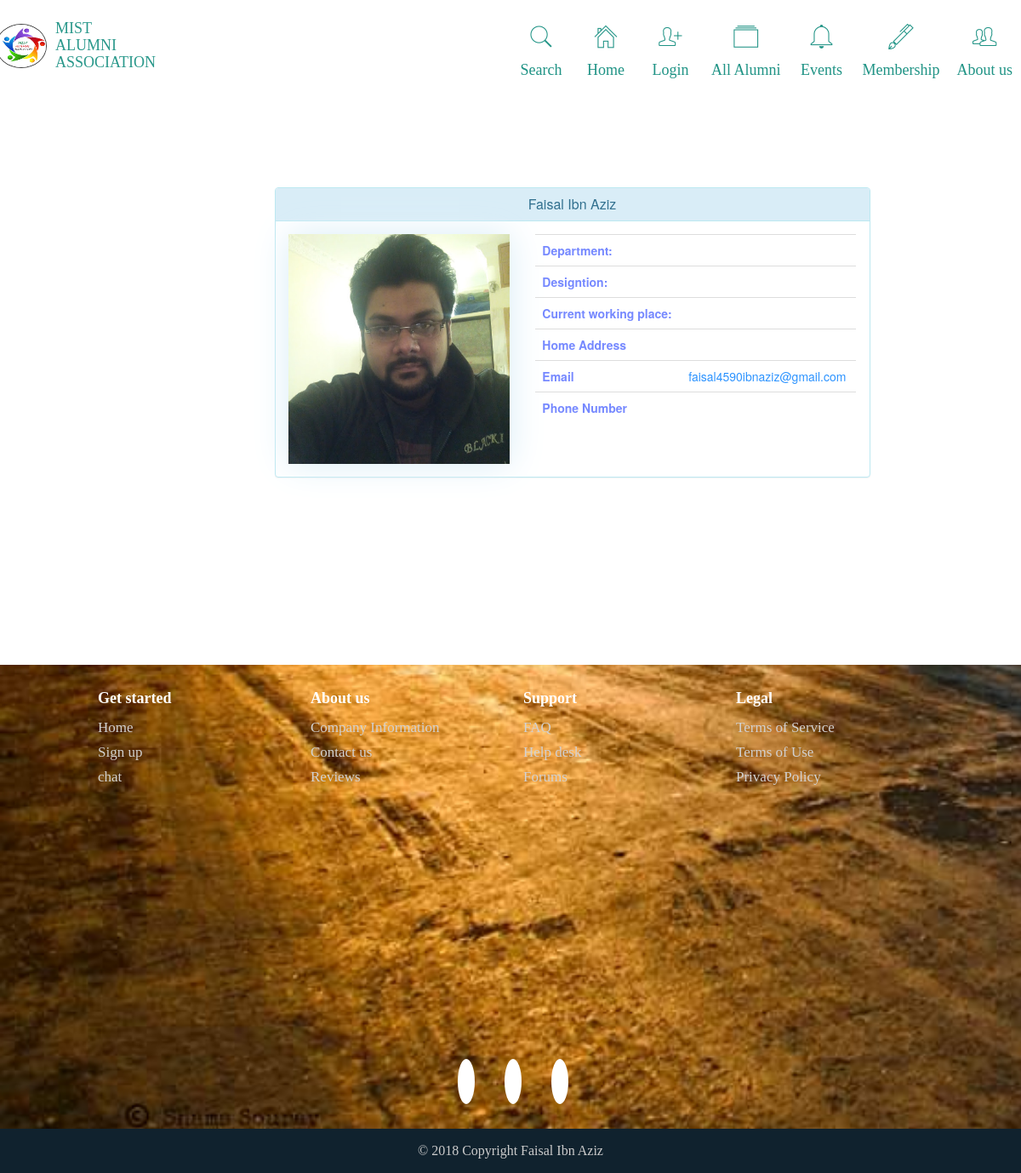
Page /viewProfile.php?id=3 on the committed database.
### tables this page shows
CREATE TABLE `users` (
  `u_id` int(11) NOT NULL,
  `u_fnm` varchar(255) NOT NULL,
  `u_unm` varchar(255) NOT NULL,
  `u_pwd` varchar(255) NOT NULL,
  `u_email` varchar(255) NOT NULL,
  `mobile_no` varchar(255) NOT NULL,
  `designation` varchar(255) NOT NULL,
  `city` varchar(255) NOT NULL,
  `current_working_place` varchar(255) NOT NULL,
  `address` varchar(255) NOT NULL,
  `department` varchar(255) NOT NULL,
  `student_status` varchar(255) NOT NULL,
  `research_link` varchar(255) NOT NULL,
  `higher_uni` varchar(255) NOT NULL,
  `higher_cntry` varchar(255) NOT NULL,
  `higher_dept` varchar(255) NOT NULL,
  `higher_research_area` varchar(255) NOT NULL,
  `higher_admsn` varchar(255) NOT NULL,
  `higher_fund_status` varchar(255) NOT NULL,
  `higher_CGPA` varchar(255) NOT NULL,
  `higher_ielts` varchar(255) NOT NULL,
  `higher_gre` varchar(255) NOT NULL,
  `higher_publications` varchar(255) NOT NULL,
  `higher_job_experience` varchar(255) NOT NULL,
  `higher_apply` text NOT NULL,
  `higher_fund` text NOT NULL,
  `u_img` varchar(255) NOT NULL,
  `forgot_pass_identity` varchar(255) NOT NULL,
  `created` datetime NOT NULL,
  `modified` datetime NOT NULL,
  `status` int(1) NOT NULL DEFAULT '1',
  `facebook` varchar(255) NOT NULL,
  `twitter` varchar(255) NOT NULL,
  `googleplus` varchar(255) NOT NULL,
  `linkedin` varchar(255) NOT NULL
);

### viewProfile.php (the view, shortened to what this page needs)
<!doctype html>
<html lang="en">
<head>
    <link rel="stylesheet" href="css/bootstrap.min.css">
    <link rel="stylesheet" href="css/Footer-with-map.css">
</head>
<body>
<?php
include 'navbarNew2.php';
?>
<?php
$userID = $_GET['id'];
$db = new mysqli('localhost', 'root', '', 'alumni') or die('cant connect to db');
$sql = "SELECT * FROM alumni.users where u_id = '$userID'";
$res = $db->query($sql);
$row = $res->fetch_array(MYSQLI_ASSOC);
?>
<div class="container">
    <div class="row">
        <div class="col-xs-12 col-sm-12 col-md-6 col-lg-6 col-xs-offset-0 col-sm-offset-0 col-md-offset-3
            col-lg-offset-3 toppad">
            <div class="panel panel-info" style="margin-top: 100px; width: 700px;">
                <div class="panel-heading">
                    <h3 class="panel-title text-center"><?php echo $row['u_fnm']; ?></h3>
                </div>
                <div class="panel-body">
                    <div class="row">
                        <div class="col-md-5 col-lg-5" align="center">
                            <img alt="User Pic" style="height: 270px;
                             box-shadow: 0px 0px 40px #D9EDF7, 0px 0px 20px rgba(256, 256, 256, 1);"
                                 src="images/userImages/<?php echo $row['u_img']; ?>"
                                 class="img-responsive">
                        </div>
                        <div class=" col-md-7 col-lg-7">
                            <table class="table table-user-information">
                                <tbody>
                                <tr>
                                    <td>Department:</td>
                                    <td> <?php echo $row['department']; ?></td>
                                </tr>
                                <tr>
                                    <td>Designtion:</td>
                                    <td><?php echo $row['designation']; ?></td>
                                </tr>
                                <tr>
                                    <td>Current working place:</td>
                                    <td><?php echo $row['current_working_place']; ?></td>
                                </tr>
                                <tr>
                                <tr>
                                    <td>Home Address</td>
                                    <td><?php echo $row['address']; ?></td>
                                </tr>
                                <tr>
                                    <td>Email</td>
                                    <td>
                                        <a href="mailto:<?php echo $row['u_email']; ?>"><?php echo $row['u_email']; ?></a>
                                    </td>
                                </tr>
                                <td>Phone Number</td>
                                <td><?php echo $row['mobile_no']; ?></td>
                                </tr>
                                </tbody>
                            </table>
                        </div>
                    </div>
                </div>
            </div>
        </div>
    </div>
</div>
<?php
include 'footer.php';
?>
</body>
</html>

### css/Footer-with-map.css (style rules this page uses)
html { height: 100%; }
body { display: flex; display: -webkit-flex; flex-direction: column; -webkit-flex-direction: column; height: 100%; }

### css/newNavbar/ct-navbar.css (style rules this page uses)
a { color: #2C93FF; }
h1, .h1, h2, .h2, h3, .h3, h4, .h4, h5, .h5, h6, .h6, p, .navbar, .brand { -moz-osx-font-smoothing: grayscale; -webkit-font-smoothing: antialiased; }
h1, .h1, h2, .h2, h3, .h3, h4, .h4 { font-weight: 400; margin: 30px 0 15px; }
h3, .h3 { font-size: 28px; margin: 20px 0 10px; }

### viewProfile.php (style rules this page uses)
.table-user-information > tbody > tr { border-top: 1px solid rgb(221, 221, 221); }
.table-user-information > tbody > tr:first-child { border-top: 0; }
.table-user-information > tbody > tr > td { border-top: 0; }
.toppad { margin-top: 20px; }
tr td:first-child { color:#7689ff; font-weight: bold; }

### rows in the picture
users: u_fnm "Faisal Ibn Aziz", u_img (picture), u_email "faisal4590ibnaziz@gmail.com"
